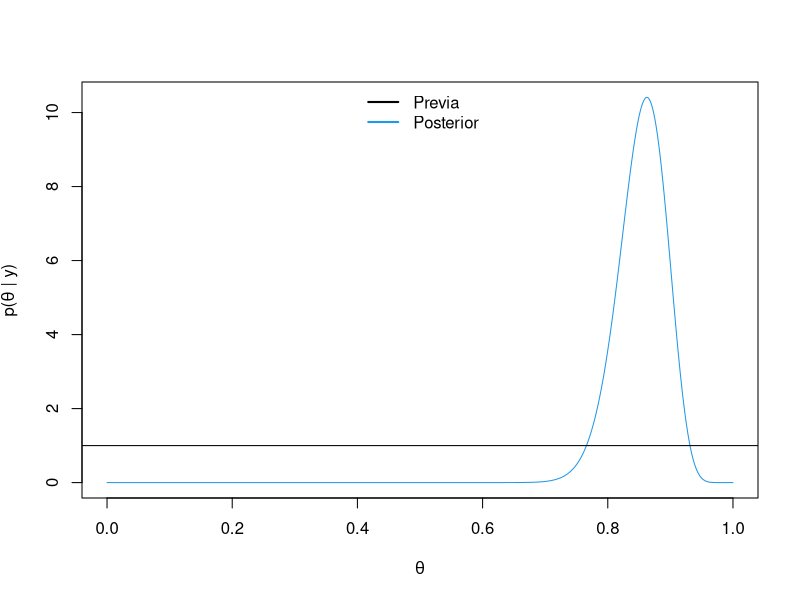
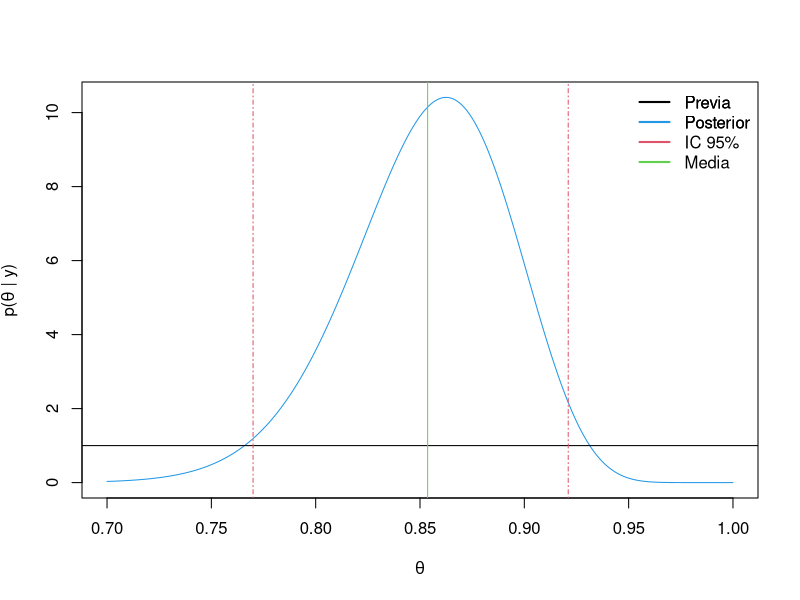
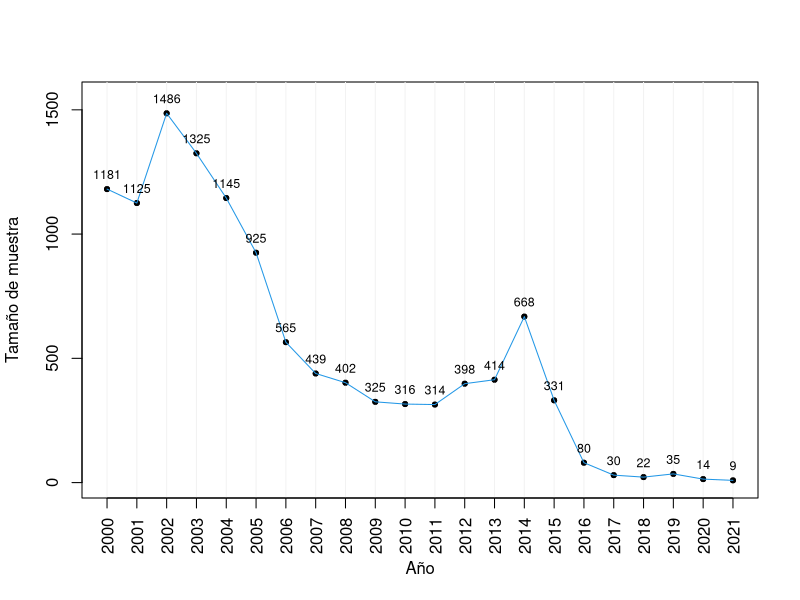
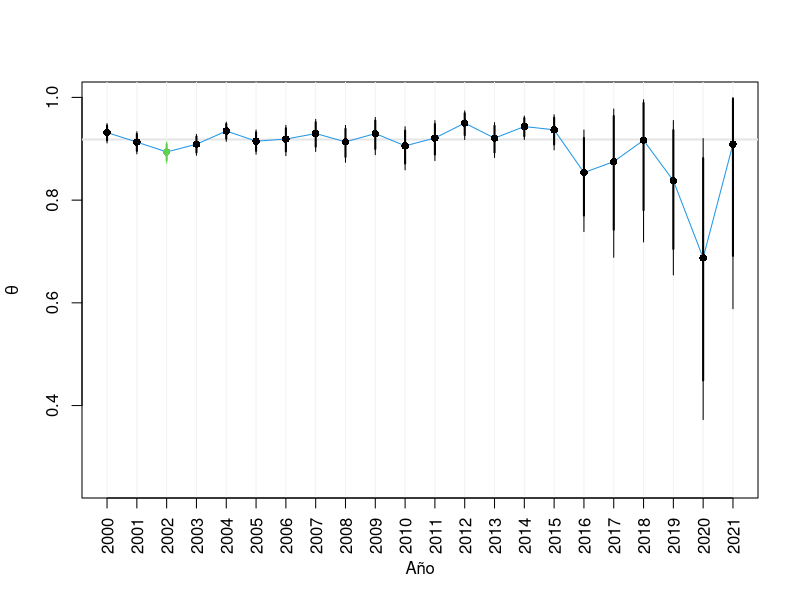
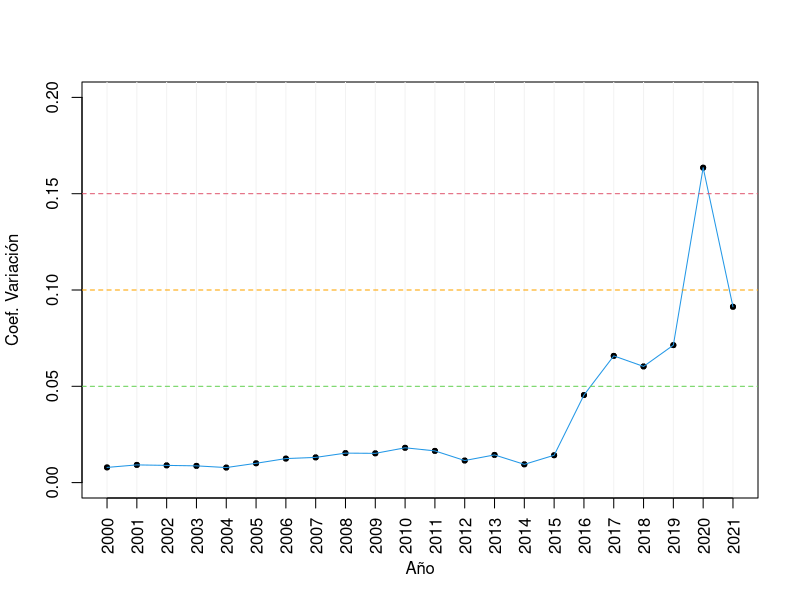
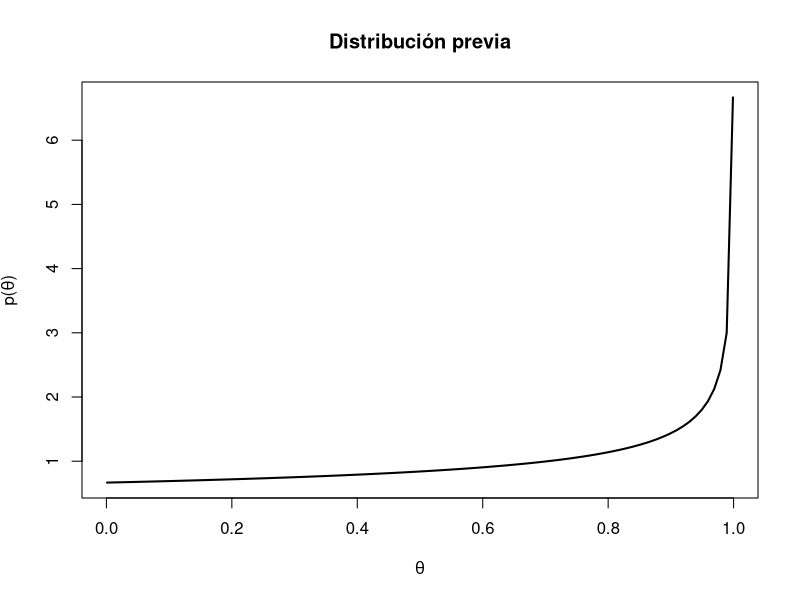
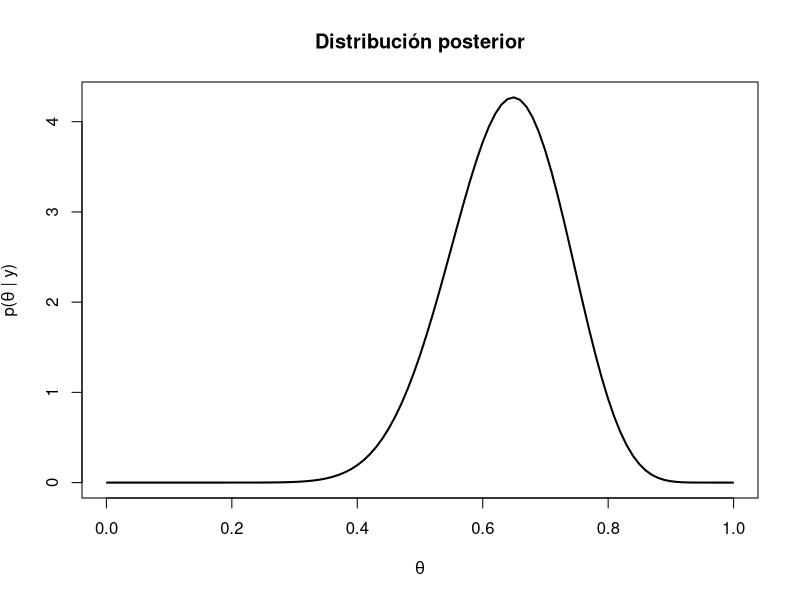
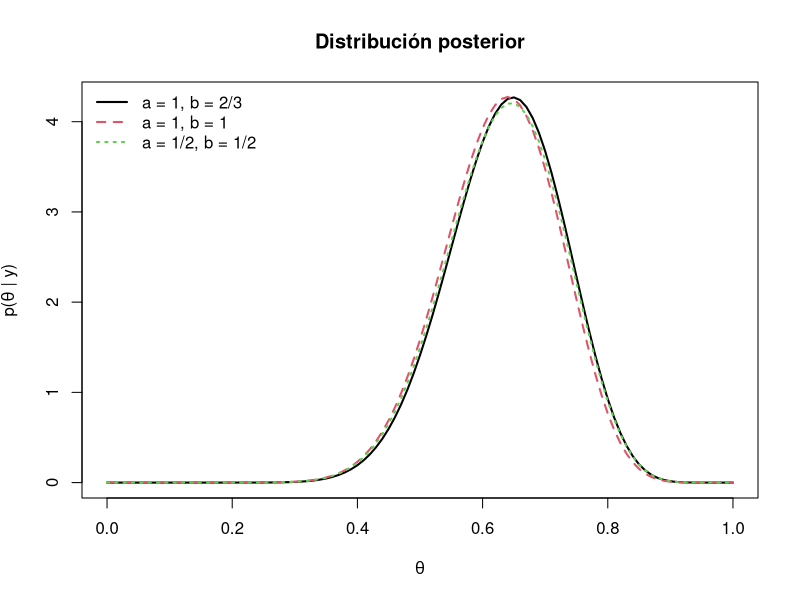

Source code (R) for these figures, in order: (Note: this script raises an error after producing the figures.)
## ---- chunk 1
knitr::opts_chunk$set(echo = TRUE)
## ---- chunk 2
# datos
df <- read.delim("victimas.txt")
# dimension
dim(df)
# variables
names(df)
# frecuencias sexo
table(df$sexo)
# proporción datos faltantes
27/15886
## ---- chunk 3
# codificación
df <- df[df$sexo != "Sin Informacion",]
df$sexo[df$sexo == "Mujer" ] <- 1
df$sexo[df$sexo == "Hombre"] <- 0
df$sexo <- as.numeric(df$sexo)
# sexo año 2016
y <- df[df$agno == 2016, "sexo"]
# frecuencias sexo año 2016
table(y)
# tamaño de muestra
n <- length(y)
print(n)
# estadístico suficiente
s <- sum(y)
print(s)
## ---- chunk 4
# hiperparámetros: previa Beta(1,1)
a <- 1
b <- 1
## ---- chunk 5
# parámetros de la posterior
ap <- a + s
print(ap)
bp <- b + n - s
print(bp)
## ---- chunk 6
# gráfico
curve(expr = dbeta(x, shape1 = ap, shape2 = bp), from = 0, to = 1, col = 4, n = 1000, 
      xlab = expression(theta), ylab = expression(paste("p","(",theta," | ",y,")",sep="")))
abline(h = 1, col = 1)
legend("top", legend = c("Previa", "Posterior"), col = c(1, 4), lty = 1, lwd = 2, bty = "n")
## ---- chunk 7
# media posterior
ap/(ap + bp)
# mediana posterior
(ap - 1/3)/(ap + bp - 2/3)
# moda posterior
(ap-1)/(ap + bp - 2)
# coeficiente de variación
sqrt((ap*bp)/((ap + bp)^2*(ap + bp + 1)))/(ap/(ap + bp))
# intervalo de credibilidad al 95%
qbeta(c(.025,.975), shape1 = ap, shape2 = bp)
# probabilidad previa de que theta > 0.8
pbeta(q = 0.8, shape1 = a, shape2 = b, lower.tail = F)
# probabilidad posterior de que theta > 0.8
pbeta(q = 0.8, shape1 = ap, shape2 = bp, lower.tail = F)
## ---- chunk 8
# tabla
out <- c(ap/(ap + bp), 
         (ap - 1/3)/(ap + bp - 2/3), 
         (ap-1)/(ap + bp - 2),
         sqrt((ap*bp)/((ap + bp)^2*(ap + bp + 1)))/(ap/(ap + bp)), 
         qbeta(c(.025,.975), shape1 = ap, shape2 = bp))
names(out) <- c("Media","Mediana","Moda","CV","Q2.5%","Q97.5%")
knitr::kable(x = t(out), digits = 3, align = "c", caption = "Inferencia sobre proporción poblacional de mujeres victimas de violencia sexual en 2016.")
## ---- chunk 9
# gráfico 
curve(expr = dbeta(x, shape1 = ap, shape2 = bp), from = 0.7, to = 1, col = 4, n = 1000, xlab = expression(theta), ylab = expression(paste("p","(",theta," | ",y,")",sep="")))
abline(h = 1, col = 1)
legend("topright", legend = c("Previa", "Posterior"), col = c(1, 4), lty = 1, lwd = 1, bty = "n")
abline(v = qbeta(c(.025,.975), shape1 = ap, shape2 = bp), lty = 4, lwd = 1, col = 2)
abline(v = ap/(ap + bp), lty = 1, lwd = 1, col = 3)
legend("topright", legend = c("Previa", "Posterior", "IC 95%", "Media"), col = c(1, 4, 2, 3), lty = 1, lwd = 2, bty = "n")
## ---- chunk 10
# hiperparámetros: previa Beta(1,1)
a <- 1
b <- 1
# ajuste del modelo por año
out <- NULL
for (agno in c(2000:2021)) {
      # datos por año
      y <- df[df$agno == agno, "sexo"]
      n <- length(y)
      s <- sum(y)
      # parámetros de la posterior
      ap <- a + s 
      bp <- b + n - s
      # media, desviación estándar, intervalo de credibilidad
      me <- ap/(ap + bp)
      de <- sqrt((ap*bp)/((ap + bp)^2*(ap + bp + 1)))
      ic95 <- qbeta(c(.025,.975), shape1 = ap, shape2 = bp)
      ic99 <- qbeta(c(.005,.995), shape1 = ap, shape2 = bp)
      # almacenar
      out <- rbind(out, c(agno, n, me, de/me, ic95, ic99))
}
## ---- chunk 11
# tabla
colnames(out) <- c("Año","n","Media","CV","Q2.5%","Q97.5%","Q0.5%","Q99.5%")
knitr::kable(x = out[,c(1:6)], digits = 3, align = "c", caption = "Inferencia sobre proporción poblacional de mujeres victimas de violencia sexual en 2020-2021.")
## ---- chunk 12
# gráfico: tamaños de muestra
plot(x = 1:nrow(out), y = out[,2], ylim = c(0,1550), pch = 20, xaxt = "n", xlab = "Año", ylab = "Tamaño de muestra")
abline(v = 1:nrow(out), col = "gray95")
lines(x = 1:nrow(out), y = out[,2], type = "p", pch = 20)
lines(x = 1:nrow(out), y = out[,2], type = "l", col = 4)
axis(side = 1, at = 1:nrow(out), labels = 2000:2021, las = 2)
text(x = 1:nrow(out), y = out[,2], labels = out[,2], pos = 3, cex = 0.75)
## ---- chunk 13
# gráfico: estimaciones e intervalos
col <- rep(1, nrow(out))
col[out[,7] > 0.918] <- 2
col[out[,8] < 0.918] <- 3
plot(x = 1:nrow(out), y = out[,3], ylim = c(0.25,1), pch = 16, col = col, xaxt = "n", xlab = "Año", ylab = expression(theta))
abline(h = 0.918, col = "gray90", lwd = 2)
lines(x = 1:nrow(out), y = out[,3], type = "l", col = 4)
lines(x = 1:nrow(out), y = out[,3], type = "p", pch = 16, col = col)
abline(v = 1:nrow(out), col = "gray95")
segments(x0 = 1:nrow(out), y0 = out[,5], x1 = 1:nrow(out), y1 = out[,6], col = col, lwd = 2)
segments(x0 = 1:nrow(out), y0 = out[,7], x1 = 1:nrow(out), y1 = out[,8], col = col, lwd = 1)
axis(side = 1, at = 1:nrow(out), labels = 2000:2021, las = 2)
## ---- chunk 14
# gráfico: coeficientes de variación
plot(x = 1:nrow(out), y = out[,4], ylim = c(0,0.2), pch = 20, xaxt = "n", xlab = "Año", ylab = "Coef. Variación")
abline(v = 1:nrow(out), col = "gray95")
lines(x = 1:nrow(out), y = out[,4], type = "p", pch = 20)
lines(x = 1:nrow(out), y = out[,4], type = "l", col = 4)
axis(side = 1, at = 1:nrow(out), labels = 2000:2021, las = 2)
abline(h = 0.05, lty = 2, col = 3)
abline(h = 0.10, lty = 2, col = "#FFA500")
abline(h = 0.15, lty = 2, col = 2)
## ---- chunk 15
# hiperparámetro a
(a <- (3/5)*((2/3)/((25/9)*0.3^2) - 1))
# hiperparámetro b
(b <- 2*a/3)
# media
a/(a+b)
# varianza
a*b/((a+b)^2*(a+b+1))
# gráfico de la distribución previa
curve(expr = dbeta(x, shape1 = a, shape2 = b), from = 0.001, to = 0.999, lwd = 2, xlab = expression(theta), ylab = expression(paste("p","(",theta,")",sep="")), main = "Distribución previa")
## ---- chunk 16
# distribución posterior
a <- 1
b <- 2/3
n <- 25
s <- 16
ap <- a + s
bp <- b + n - s
# media posterior
round(ap/(ap + bp), 4)
# DE posterior
round(sqrt(ap*bp/((ap+bp)^2*(ap+bp+1))), 4)
# gráfico de la posterior
curve(expr = dbeta(x, shape1 = ap, shape2 = bp), from = 0.001, to = 0.999, lwd = 2, xlab = expression(theta), ylab = expression(paste("p","(",theta," | ",y,")",sep="")), main = "Distribución posterior")
## ---- chunk 17
# previa original
a  <- 1
b  <- 2/3
# previa uniforme
a1 <- 1
b1 <- 1
# previa Jeffreys
a2 <- 1/2
b2 <- 1/2
# datos
n  <- 25
s  <- 16
# gráfico de la posterior
curve(expr = dbeta(x, shape1 = a  + s, shape2 = b  + n - s), lwd = 2, lty = 1, from = 0, to = 1, xlab = expression(theta), ylab = expression(paste("p","(",theta," | ",y,")",sep="")), main = "Distribución posterior")
curve(expr = dbeta(x, shape1 = a1 + s, shape2 = b1 + n - s), lwd = 2, col = 2, lty = 2, add = T)
curve(expr = dbeta(x, shape1 = a2 + s, shape2 = b2 + n - s), lwd = 2, col = 3, lty = 3, add = T)
legend("topleft", legend = c("a = 1, b = 2/3","a = 1, b = 1","a = 1/2, b = 1/2"), col = c(1,2,3), lwd = 2, lty = c(1,2,3), bty = "n")
## ---- chunk 18
knitr::include_graphics("Hoffcoverbook.jpg")
## ---- chunk 19
knitr::include_graphics("Gelmancoverbook.png")
